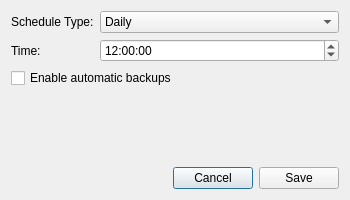
<?xml version="1.0" encoding="UTF-8"?>
<ui version="4.0">
 <class>BackupScheduleDialog</class>
 <widget class="QDialog" name="BackupScheduleDialog">
  <property name="geometry">
   <rect>
    <x>0</x>
    <y>0</y>
    <width>350</width>
    <height>200</height>
   </rect>
  </property>
  <property name="windowTitle">
   <string>Backup Schedule</string>
  </property>
  <layout class="QVBoxLayout" name="verticalLayout">
   <item>
    <layout class="QFormLayout" name="formLayout">
     <item row="0" column="0">
      <widget class="QLabel" name="label">
       <property name="text">
        <string>Schedule Type:</string>
       </property>
      </widget>
     </item>
     <item row="0" column="1">
      <widget class="QComboBox" name="comboBox">
       <item>
        <property name="text">
         <string>Daily</string>
        </property>
       </item>
       <item>
        <property name="text">
         <string>Weekly</string>
        </property>
       </item>
       <item>
        <property name="text">
         <string>Monthly</string>
        </property>
       </item>
      </widget>
     </item>
     <item row="1" column="0">
      <widget class="QLabel" name="label_2">
       <property name="text">
        <string>Time:</string>
       </property>
      </widget>
     </item>
     <item row="1" column="1">
      <widget class="QTimeEdit" name="timeEdit">
       <property name="time">
        <time>
         <hour>12</hour>
         <minute>0</minute>
         <second>0</second>
        </time>
       </property>
      </widget>
     </item>
    </layout>
   </item>
   <item>
    <widget class="QCheckBox" name="checkBox">
     <property name="text">
      <string>Enable automatic backups</string>
     </property>
    </widget>
   </item>
   <item>
    <spacer name="verticalSpacer">
     <property name="orientation">
      <enum>Qt::Vertical</enum>
     </property>
     <property name="sizeHint" stdset="0">
      <size>
       <width>20</width>
       <height>40</height>
      </size>
     </property>
    </spacer>
   </item>
   <item>
    <layout class="QHBoxLayout" name="horizontalLayout">
     <item>
      <spacer name="horizontalSpacer">
       <property name="orientation">
        <enum>Qt::Horizontal</enum>
       </property>
       <property name="sizeHint" stdset="0">
        <size>
         <width>40</width>
         <height>20</height>
        </size>
       </property>
      </spacer>
     </item>
     <item>
      <widget class="QPushButton" name="pushButton">
       <property name="text">
        <string>Cancel</string>
       </property>
      </widget>
     </item>
     <item>
      <widget class="QPushButton" name="pushButton_2">
       <property name="text">
        <string>Save</string>
       </property>
      </widget>
     </item>
    </layout>
   </item>
  </layout>
 </widget>
 <resources/>
 <connections/>
</ui>
